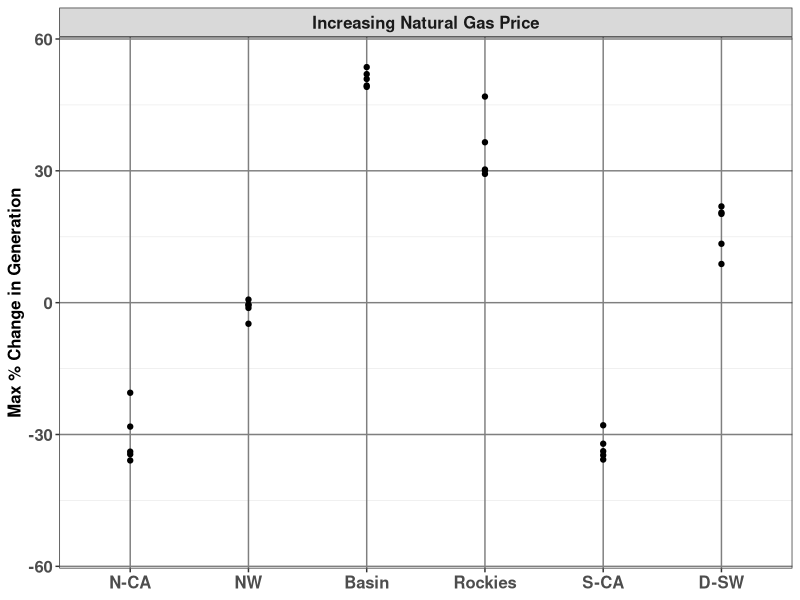
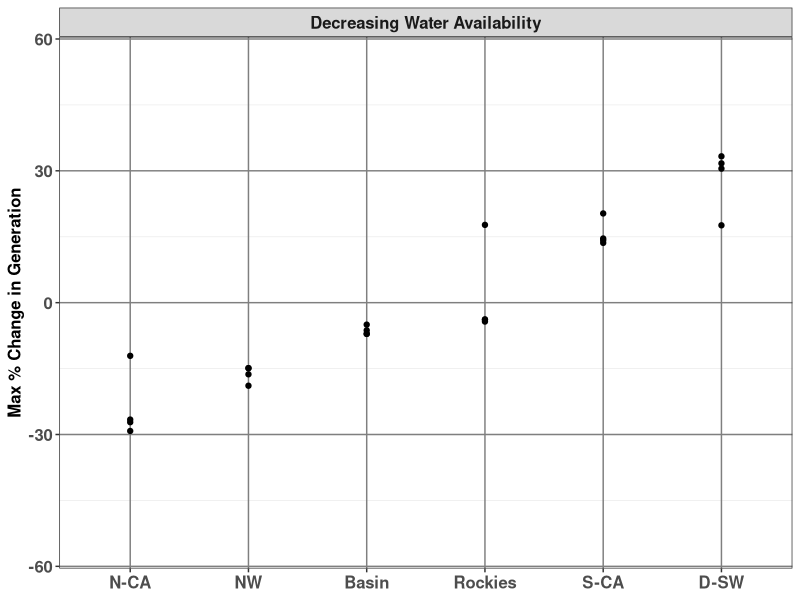

R code for these plots, in order:

library(data.table)
library(ggplot2)

water = data.table( NW = c(-18.9, -16.3, -14.9, -14.9), `N-CA` = c(-12.1, -26.6, -27.2, -29.2),
                        `S-CA` = c(20.3, 14.2, 14.6, 13.6), `D-SW` = c(17.6, 33.3, 30.5, 31.7),
                        Basin = c(-5, -7.1, -7.1, -6.3), Rockies = c(17.7, -4.3, -3.9, -3.8) )
# `Fuel.Price` = c('Low', 'Low.Medium', 'High.Medium', 'High')

water$type = 'Decreasing Water Availability'
water = melt(water, id.vars=c('type'), variable.name = 'TEPPC.Region')


# `Water.Year` = c(1993, 2010, 1980, 1985, 1967), 
fuel.price = data.table( NW = c(-4.8, -1.2, 0.7, -0.5, -0.5),
                         `N-CA` = c(-20.5, -28.2, -35.9, -33.9, -34.5), `S-CA` = c(-27.9, -32.1, -35.7, -33.8, -34.7),
                         `D-SW` = c(8.8, 13.4, 20.5, 21.9, 20.2), Basin = c(53.6, 52, 49.1, 49.4, 50.9), Rockies = c(46.9, 36.5, 30.3, 29.3, 30.1) )
fuel.price$type = 'Increasing Natural Gas Price'
fuel.price = melt(fuel.price, id.vars = c('type'), variable.name='TEPPC.Region')

water$TEPPC.Region = factor(water$TEPPC.Region, levels = c('N-CA', 'NW', 'Basin', 'Rockies', 'S-CA', 'D-SW'))
fuel.price$TEPPC.Region = factor(fuel.price$TEPPC.Region, levels = c('S-CA', 'N-CA', 'NW', 'D-SW', 'Rockies', 'Basin'))

plot.data = rbind(water, fuel.price)


ggplot(data = plot.data[type=='Increasing Natural Gas Price'], aes(TEPPC.Region, value)) +
  geom_point() +
  ylab('Max % Change in Generation') +
  xlab(NULL) + ylim(c(-55, 55)) +
  facet_grid(.~type) + 
  theme_bw() + 
    theme(  axis.title       = element_text(size=12, face='bold'),
            axis.text.y      = element_text(size=12, face='bold'),
            axis.text.x      = element_text(size=12, face='bold'),
            # axis.text.x    = element_text(face='bold'),
            strip.text       = element_text(size = 12, face = 'bold'),
            panel.spacing    = unit(1.5, "lines"),
            panel.grid.major = element_line(color= 'gray50'))

ggplot(data = plot.data[type=='Decreasing Water Availability'], aes(TEPPC.Region, value)) +
  geom_point() +
  ylab('Max % Change in Generation') +
  xlab(NULL) + ylim(c(-55, 55)) +
  facet_grid(.~type) + 
  theme_bw() + 
  theme(  axis.text        = element_text(size=12, face='bold'),
          axis.text.x      = element_text(size=12, face='bold'),
          axis.title       = element_text(size=12, face='bold'),
          strip.text       = element_text(size = 12, face = 'bold'),
          panel.spacing    = unit(1.5, "lines"),
          panel.grid.major = element_line(color='gray50'))

# ggplot(data = plot.data, aes(TEPPC.Region, value)) +
#   geom_boxplot() +
#   ylab('Max % Change in Generation') +
#   xlab(NULL) +
#   ylim(c(-55, 55)) +
#   facet_grid(.~type) + 
#   theme(  axis.text        = element_text(size=8, face='bold'),
#           # axis.text.x    = element_text(face='bold'),
#           axis.title       = element_text(size=10, face='bold'),
#           strip.text       = element_text(size = 10, face = 'bold'),
#           panel.spacing    = unit(1.5, "lines"),
#           panel.grid.major = element_line(color='gray50'))
